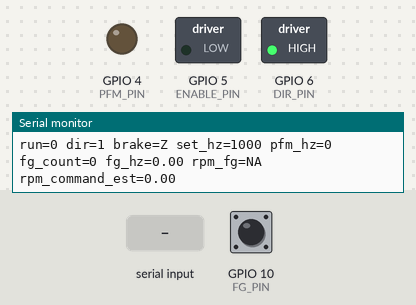
Simulated run of this sketch. Board: ESP32-S3. Parts: switched loads named in the sketch (green lamp = pin HIGH), output pins drawn as LEDs (lit = HIGH), the last lines printed to the serial monitor. Inputs (shaded band) come from the test bench; at power-on: GPIO 10 (FG_PIN) HIGH. Pins used as bus, display or sensor lines are not drawn.

Above: at 1.2 s.
1.3 s: "run\n" received over Serial
At 1.7 s:
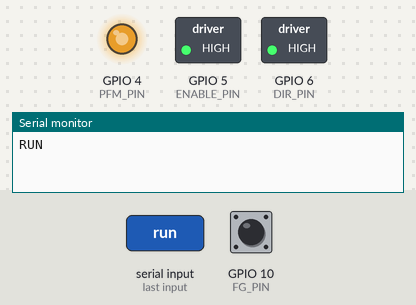
2.8 s: "run\n" received over Serial
4.3 s: "stop\n" received over Serial
At 5.2 s:
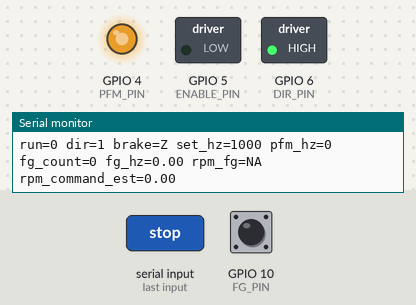
Timing chart, 0 to 7.3 s (numbered marks = the images above; inputs shaded):
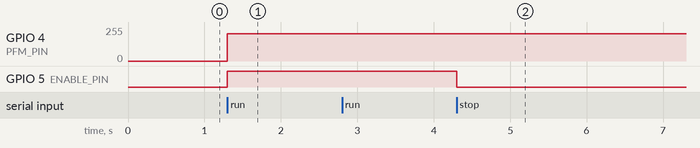

Measured:
- after the input at 1.3 s, GPIO 4 (PFM_PIN): 0/255 → 204/255 at once; GPIO 5 (ENABLE_PIN): LOW → HIGH at once
- after the input at 4.3 s, GPIO 5 (ENABLE_PIN): HIGH → LOW at once

The sketch:

05_nidec_esp32c3_test.ino
```cpp
// Nidec 24H055M020 / ESP32-C3 hardware test
// Reference: ../04_nidec_instructables_port/04_nidec_instructables_port.ino
// Wiring: ../../Nidec_ESP32C3_테스트.md (connector numbering follows that file).
#include <Arduino.h>
#include <esp_arduino_version.h>
#include <stdlib.h>
#include <string.h>

#if !defined(CONFIG_IDF_TARGET_ESP32C3)
#error "Select an ESP32-C3 board."
#endif

constexpr uint8_t PFM_PIN = 4, ENABLE_PIN = 5, DIR_PIN = 6;
constexpr uint8_t BRAKE_PIN = 7, FG_PIN = 10;
constexpr uint8_t PWM_BITS = 10, PWM_CHANNEL = 0;
constexpr uint32_t PWM_DUTY = 819; // 819 / 1024 = approximately 80%
constexpr uint32_t MIN_HZ = 250, MAX_HZ = 26000;
uint32_t requestedHz = 1000, actualHz = 0;
uint32_t pulsesPerRevolution = 0; // Unknown: set with "ppr N" after calibration.
bool running = false, pwmAttached = false;
char brakeState = 'Z'; // Z=input, L=LOW, H=HIGH; polarity is not assumed verified.
volatile uint32_t fgEdges = 0;
portMUX_TYPE fgMux = portMUX_INITIALIZER_UNLOCKED;
uint32_t lastReportMs = 0;
char line[64];
size_t lineLength = 0;
bool lineOverflow = false;

void ARDUINO_ISR_ATTR countFg() {
  portENTER_CRITICAL_ISR(&fgMux);
  ++fgEdges;
  portEXIT_CRITICAL_ISR(&fgMux);
}

void stopMotor() {
  digitalWrite(ENABLE_PIN, LOW);
  running = false;
  if (pwmAttached) {
#if ESP_ARDUINO_VERSION_MAJOR >= 3
    ledcDetach(PFM_PIN);
#else
    ledcDetachPin(PFM_PIN);
#endif
    pwmAttached = false;
  }
  pinMode(PFM_PIN, OUTPUT);
  digitalWrite(PFM_PIN, LOW);
  actualHz = 0;
}

bool applyPfm() {
  // Disable while reconfiguring; enable only after successful PWM setup.
  stopMotor();
#if ESP_ARDUINO_VERSION_MAJOR >= 3
  if (!ledcAttach(PFM_PIN, requestedHz, PWM_BITS)) {
    Serial.println("ERR: ledcAttach failed (GPIO4, 10-bit)");
    stopMotor();
    return false;
  }
  pwmAttached = true;
  if (!ledcWrite(PFM_PIN, PWM_DUTY)) {
    Serial.println("ERR: ledcWrite failed (duty=819)");
    stopMotor();
    return false;
  }
  // Duty updates become visible at a PWM cycle boundary. Arduino core 3.x
  // ledcReadFreq returns 0 while the hardware duty still reads as 0.
  // Keep Enable LOW and allow up to 20 ms (5 cycles at the minimum 250 Hz).
  for (uint8_t attempt = 0; attempt < 20; ++attempt) {
    delay(1);
    actualHz = ledcReadFreq(PFM_PIN);
    if (actualHz) break;
  }
#else
  double hz = ledcSetup(PWM_CHANNEL, requestedHz, PWM_BITS);
  if (hz <= 0) {
    Serial.println("ERR: ledcSetup failed");
    return false;
  }
  ledcAttachPin(PFM_PIN, PWM_CHANNEL);
  pwmAttached = true;
  ledcWrite(PWM_CHANNEL, PWM_DUTY);
  actualHz = static_cast<uint32_t>(hz);
#endif
  if (!actualHz) {
    Serial.println("ERR: PWM frequency readback stayed zero after settling");
    stopMotor();
    return false;
  }
  digitalWrite(ENABLE_PIN, HIGH);
  running = true;
  return true;
}

void help() {
  Serial.println("Commands (newline, 115200 baud):");
  Serial.println("run | stop | f 250..26000 | dir 0|1 | ppr 0..100000");
  Serial.println("brake low|high|off | help");
  Serial.println("! = immediate stop; dir/brake changes stop the motor first.");
  Serial.println("Brake starts floating (Z). LOW/HIGH polarity needs verification.");
  Serial.println("ppr 0 = unknown; RPM estimate from PFM is NOT measured RPM.");
}

bool parseNumber(const char *s, uint32_t &value) {
  if (!s || !*s) return false;
  uint32_t n = 0;
  for (; *s; ++s) {
    if (*s < '0' || *s > '9') return false;
    const uint32_t digit = *s - '0';
    if (n > (UINT32_MAX - digit) / 10) return false;
    n = n * 10 + digit;
  }
  value = n;
  return true;
}

void command(char *text) {
  char *cmd = strtok(text, " \t");
  char *arg = strtok(nullptr, " \t");
  char *extra = strtok(nullptr, " \t");
  if (!cmd) return;
  uint32_t value = 0;
  if (extra) { Serial.println("ERR: too many arguments"); return; }
  if (!strcmp(cmd, "stop") && !arg) {
    stopMotor(); Serial.println("STOP: enable LOW, PFM LOW");
  } else if (!strcmp(cmd, "run") && !arg) {
    Serial.println(applyPfm() ? "RUN" : "ERR: PWM setup failed; stopped");
  } else if (!strcmp(cmd, "help") && !arg) {
    help();
  } else if (!strcmp(cmd, "f") && parseNumber(arg, value) &&
             value >= MIN_HZ && value <= MAX_HZ) {
    requestedHz = value;
    if (running && !applyPfm()) Serial.println("ERR: PWM setup failed; stopped");
    Serial.printf("Requested PFM: %lu Hz\n", (unsigned long)requestedHz);
  } else if (!strcmp(cmd, "dir") && parseNumber(arg, value) && value <= 1) {
    stopMotor();
    digitalWrite(DIR_PIN, value ? HIGH : LOW);
    Serial.println("Direction set; wait for complete standstill before run.");
  } else if (!strcmp(cmd, "ppr") && parseNumber(arg, value) && value <= 100000) {
    pulsesPerRevolution = value;
    Serial.printf("FG pulses/revolution: %lu\n", (unsigned long)value);
  } else if (!strcmp(cmd, "brake") && arg &&
             (!strcmp(arg, "low") || !strcmp(arg, "high") || !strcmp(arg, "off"))) {
    stopMotor();
    if (!strcmp(arg, "off")) {
      pinMode(BRAKE_PIN, INPUT);
      brakeState = 'Z';
    } else {
      bool high = !strcmp(arg, "high");
      pinMode(BRAKE_PIN, OUTPUT);
      digitalWrite(BRAKE_PIN, high ? HIGH : LOW);
      brakeState = high ? 'H' : 'L';
    }
    Serial.printf("Brake=%c; enable LOW. Explicit run required.\n", brakeState);
  } else {
    Serial.println("ERR: invalid command/range; type help");
  }
}

void setup() {
  pinMode(ENABLE_PIN, OUTPUT);
  digitalWrite(ENABLE_PIN, LOW);
  pinMode(PFM_PIN, OUTPUT);
  digitalWrite(PFM_PIN, LOW);
  pinMode(DIR_PIN, OUTPUT);
  digitalWrite(DIR_PIN, HIGH); // Original example: HIGH direction.
  pinMode(BRAKE_PIN, INPUT); // No internal pull-up: unverified brake signal.
  pinMode(FG_PIN, INPUT_PULLUP);
  attachInterrupt(digitalPinToInterrupt(FG_PIN), countFg, FALLING);
  Serial.begin(115200);
  lastReportMs = millis();
  help(); // No waiting for USB, no automatic motor start.
}

void loop() {
  // Bound work per loop so continuous serial input cannot starve telemetry.
  for (uint8_t i = 0; i < 64 && Serial.available(); ++i) {
    char c = Serial.read();
    if (c == '!') {
      stopMotor();
      lineLength = 0;
      lineOverflow = true; // Discard the rest of this line, including queued run.
      Serial.println("STOP!");
    } else if (c == '\n' || c == '\r') {
      if (!lineOverflow) { line[lineLength] = '\0'; command(line); }
      lineLength = 0;
      lineOverflow = false;
    } else if (!lineOverflow) {
      if (lineLength < sizeof(line) - 1) line[lineLength++] = c;
      else { lineOverflow = true; Serial.println("ERR: line too long; discarded"); }
    }
  }

  uint32_t now = millis();
  uint32_t elapsed = now - lastReportMs;
  if (elapsed >= 1000) {
    portENTER_CRITICAL(&fgMux);
    uint32_t count = fgEdges;
    fgEdges = 0;
    portEXIT_CRITICAL(&fgMux);
    lastReportMs = now;
    float fgHz = count * (1000.0f / elapsed);
    Serial.printf("run=%u dir=%d brake=%c set_hz=%lu pfm_hz=%lu fg_count=%lu fg_hz=%.2f rpm_fg=",
                  running, digitalRead(DIR_PIN), brakeState,
                  (unsigned long)requestedHz, (unsigned long)actualHz,
                  (unsigned long)count, fgHz);
    if (pulsesPerRevolution) Serial.print(fgHz * 60.0f / pulsesPerRevolution, 2);
    else Serial.print("NA");
    Serial.printf(" rpm_command_est=%.2f\n", actualHz / 6.6667f);
  }
}
```
